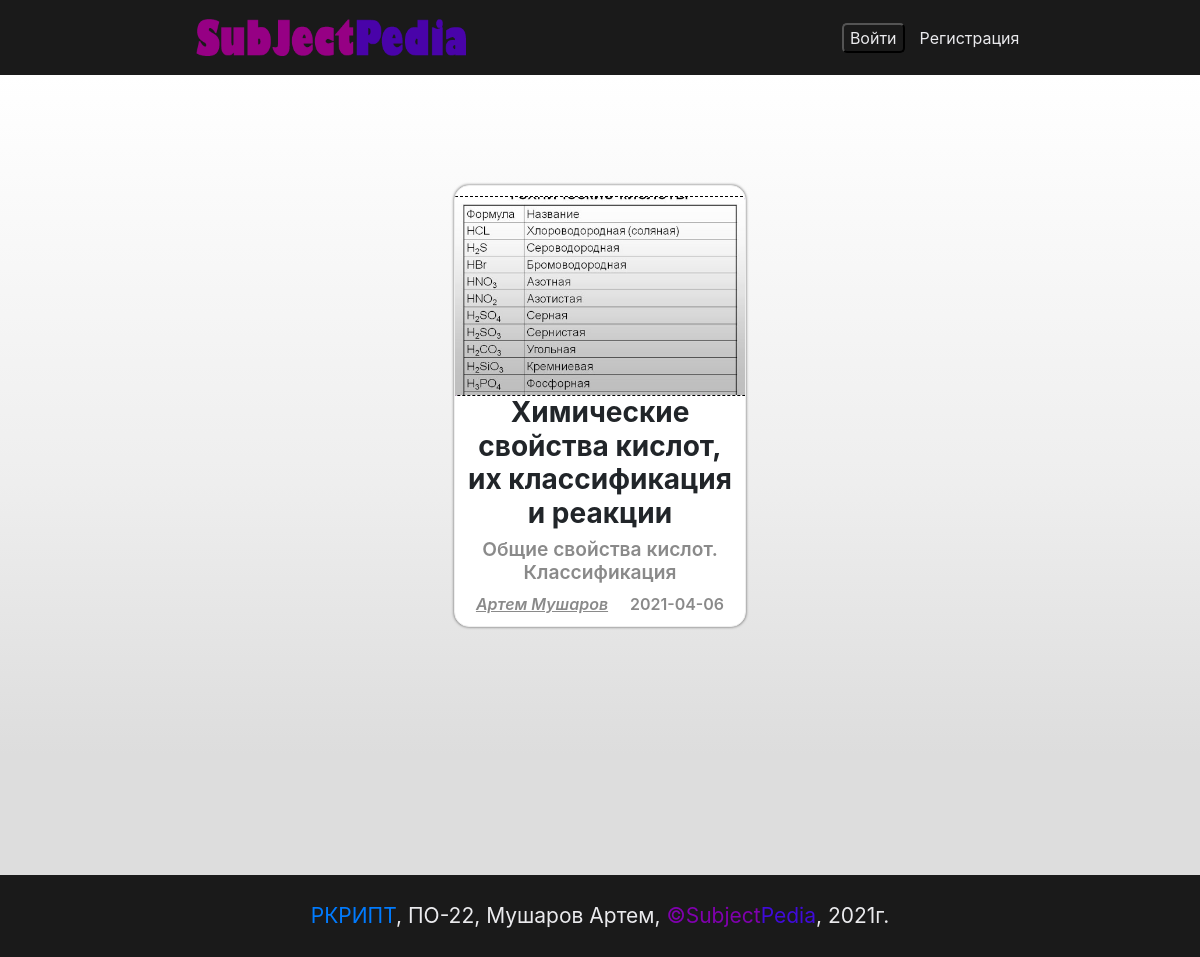
The page /php/subjects/chemistry.php on the database its author committed.
### tables this page shows
CREATE TABLE IF NOT EXISTS `articals` (
  `articals_id` int(11) NOT NULL AUTO_INCREMENT,
  `owner_id` int(11) NOT NULL,
  `title` varchar(255) NOT NULL,
  `pretitle` varchar(255) DEFAULT NULL,
  `main_text` text NOT NULL,
  `author` varchar(255) NOT NULL,
  `main_photo` varchar(500) DEFAULT NULL,
  `sub_id` int(11) NOT NULL,
  `Date` date NOT NULL DEFAULT '2001-01-01',
  PRIMARY KEY (`articals_id`)
);

### public_html/php/subjects/chemistry.php (called while the page is built, shortened)
<?php
    $sub_id = 3;
    require_once "templatePHP/template.php";
?>

### public_html/php/subjects/templatePHP/template.php (the view, shortened to what this page needs)
<!DOCTYPE html>
<html lang="ru">
<head>
	<link rel="stylesheet" href="https://use.fontawesome.com/releases/v5.8.2/css/all.css">
	<link href="../../css/bootstrap.min.css" rel="stylesheet" media="screen">
	<link href="../../preloader/preloader.css" rel="stylesheet">
	<link href="templateStyle/template.css" rel="stylesheet">
</head>
<body>
<nav class="container-fluid">
    <div class="row nav-row">
            <div class="logo col-12 col-sm-8 col-md-5 col-xl-3">
                <a href="https://subpedia.ru/"><img src="../../img/logo2.png" alt=""></a>
            </div>
            <div class="reg-area">
                <div class="reg-form_nav">
                    <?php
                        if (!isset($_SESSION['user'])) {
                            echo('<button style="outline: none;" onclick=\'window.location.href=" ../index.php";\'>Войти</button>
                            <a href="../register.php">Регистрация</a>');
                        }
                        else{
                            echo('<a href="../profile.php">Мой профиль</a>');
                        }
                    ?>
                </div>
            </div>
    </div>
</nav>
<section class='container-fluid content' style="min-height: 100vh;">
<div class='row'>
<div class='col-12 contents_wrapper'>
<?php
$sql_query = "SELECT * FROM `articals` WHERE `sub_id` = $sub_id ORDER BY `articals_id`" ;
$CertainSubject = mysqli_query($connect, $sql_query);
while($fetch = $CertainSubject->fetch_assoc())
{ ?>
    <div class='content-block col-12 col-md-5 col-xl-3'>
        <a href='readArticals.php?articals_id=<?php echo($fetch['articals_id']);?>' class='content-a'></a>
        <img src='<?php echo($fetch['main_photo']);?>' class='img-content' alt="Ошибка при загрузке фотографии">
        <div class='content-title col-12'>
            <h3> <?php echo($fetch['title']); ?></h3>
            <h4><?php echo($fetch['pretitle']); ?></h4>
        </div>
        <div class='content-data col-12'>
            <span><?php echo($fetch['author']); ?></span>
            <span> <?php echo($fetch['Date']);?></span>
        </div>
    </div>
<?php  }
?>
</div>
</div>
</section>
<footer >
    <a href="">РКРИПТ</a><span>, ПО-22, Мушаров Артем, <span style="color:#8000ae;">&copy;Subject</span><span style="color:#400bd9;"d>Pedia</span>,  2021г. </span>
</footer>
</body>
</html>

### public_html/preloader/preloader.css (style rules this page uses)
body { margin: 0; }

### public_html/php/subjects/templateStyle/template.css (style rules this page uses)
.content-a { position: absolute; width: 100%; height: 100%; z-index: 999; }
.content { padding-top: 100px; padding-bottom: 25px; background: linear-gradient(180deg, #fff 0%, #eee 51%, #ddd 85%); }
.contents_wrapper { display: flex; flex-wrap: wrap; justify-content: center; }
.content-block { background-color: #fff; padding: 10px; display: grid; justify-content: center; align-items: center; max-height: 450px; min-height: 350px; overflow-y: scroll; scrollbar-width: none; overflow-x: hidden; border-radius: 15px; margin: 10px; border: 1px solid #eee; box-sizing: border-box; box-shadow: 0 0 3px rgba(0, 0, 0, 0.6); transform: scale(1); transition:transform 0.3s linear; }
.content-title { text-align: center; }
.content-title h3 { font-weight: 700; }
.content-title h4 { font-size: 1.2rem; color: rgb(138, 138, 138); font-weight: 600; }
.content-data { justify-content: space-around; display: flex; flex-wrap: wrap; }
.content-data :nth-child(1) { font-weight: 600; text-decoration: underline; font-style: italic; color: rgb(138, 138, 138); }
.content-data :nth-child(2) { font-weight: 600; color: rgb(138, 138, 138); }
.img-content { width: 300px; height: 200px; margin: auto; border-radius: 5px; border: 1px dashed #000; object-fit: cover; background-image: url(../../assets/img/fon.jpg); }
.nav-row { z-index: 99; background-color: rgb(26, 26, 26); display: flex; justify-content: space-around; align-items: center; min-height: 75px; }
.logo img { width: 100%; }
.reg-form_nav { display: flex; align-items: center; }
.reg-form_nav a { color: rgb( 234,234,237); }
.reg-form_nav button { margin-right:15px ; background: none; border: 1 solid rgb( 234,234,237); border-radius: 5px; color: rgb( 234,234,237); }
footer { text-decoration: none; font-size: 21px; padding: 25px 0; background-color: rgb(26, 26, 26); color: rgb( 234,234,237); user-select:none; text-align: center; }

### rows shown on the page
articals: main_photo (picture), title "Химические свойства кислот, их классификация и реакции", pretitle "Общие свойства кислот. Классификация", author "Артем Мушаров", Date "2021-04-06"
